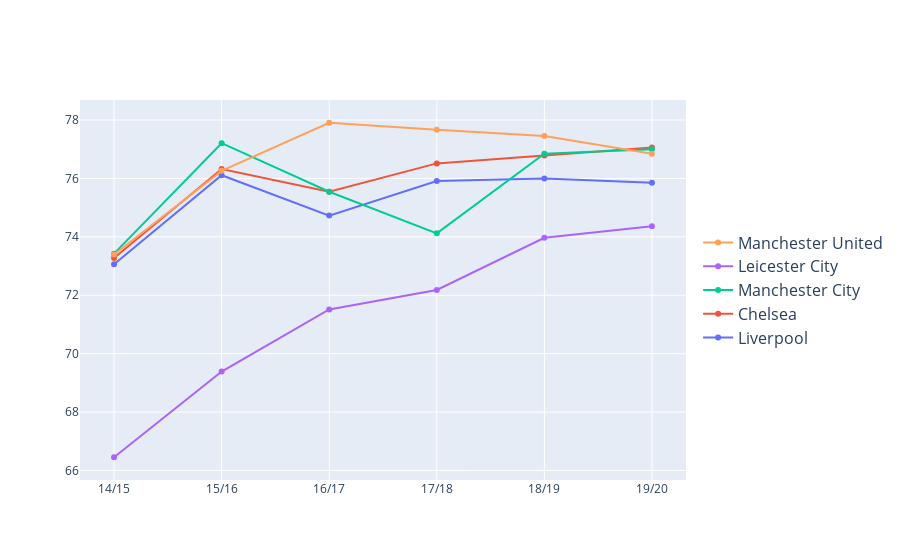

Notebook cell for this chart:
### Code cell
fig3 = go.Figure()

x = years[5:]

for i in range(5):
    fig3.add_trace(go.Scatter(x=x, y=ratings[i], name=pl_champs[i],
                    line_shape='linear'))
fig3.update_traces(hoverinfo='text+name', mode='lines+markers')
fig3.update_layout(legend=dict(y=0.5, traceorder='reversed', font_size=16))

### Figure 1 — Plotly figure (JSON) as saved in the notebook; plotly's stock layout.template omitted (floating-point values rounded to 4 significant figures)
{"data": [{"hoverinfo": "text+name", "line": {"shape": "linear"}, "mode": "lines+markers", "name": "Liverpool", "type": "scatter", "x": ["14/15", "15/16", "16/17", "17/18", "18/19", "19/20"], "y": [73.06, 76.11, 74.73, 75.91, 76, 75.85]}, {"hoverinfo": "text+name", "line": {"shape": "linear"}, "mode": "lines+markers", "name": "Chelsea", "type": "scatter", "x": ["14/15", "15/16", "16/17", "17/18", "18/19", "19/20"], "y": [73.27, 76.32, 75.55, 76.52, 76.79, 77.06]}, {"hoverinfo": "text+name", "line": {"shape": "linear"}, "mode": "lines+markers", "name": "Manchester City", "type": "scatter", "x": ["14/15", "15/16", "16/17", "17/18", "18/19", "19/20"], "y": [73.42, 77.21, 75.55, 74.12, 76.85, 77]}, {"hoverinfo": "text+name", "line": {"shape": "linear"}, "mode": "lines+markers", "name": "Leicester City", "type": "scatter", "x": ["14/15", "15/16", "16/17", "17/18", "18/19", "19/20"], "y": [66.45, 69.39, 71.52, 72.18, 73.97, 74.36]}, {"hoverinfo": "text+name", "line": {"shape": "linear"}, "mode": "lines+markers", "name": "Manchester United", "type": "scatter", "x": ["14/15", "15/16", "16/17", "17/18", "18/19", "19/20"], "y": [73.39, 76.26, 77.91, 77.67, 77.45, 76.85]}], "layout": {"legend": {"font": {"size": 16}, "traceorder": "reversed", "y": 0.5}}}
